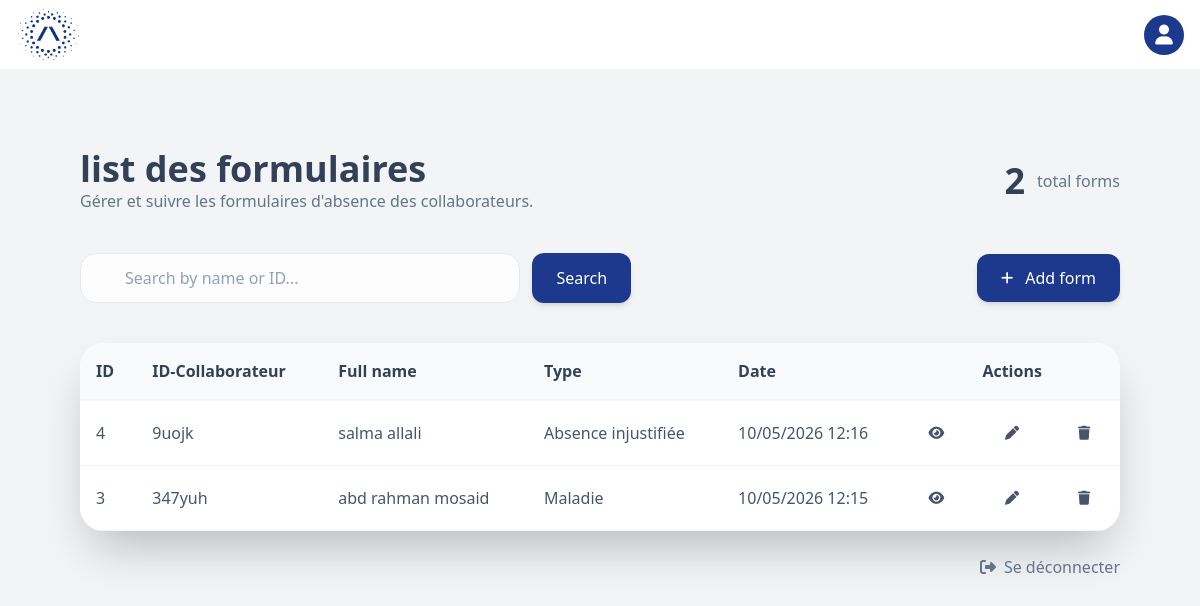
Page /org/manager/home/ (signed in) on the earlier database version.
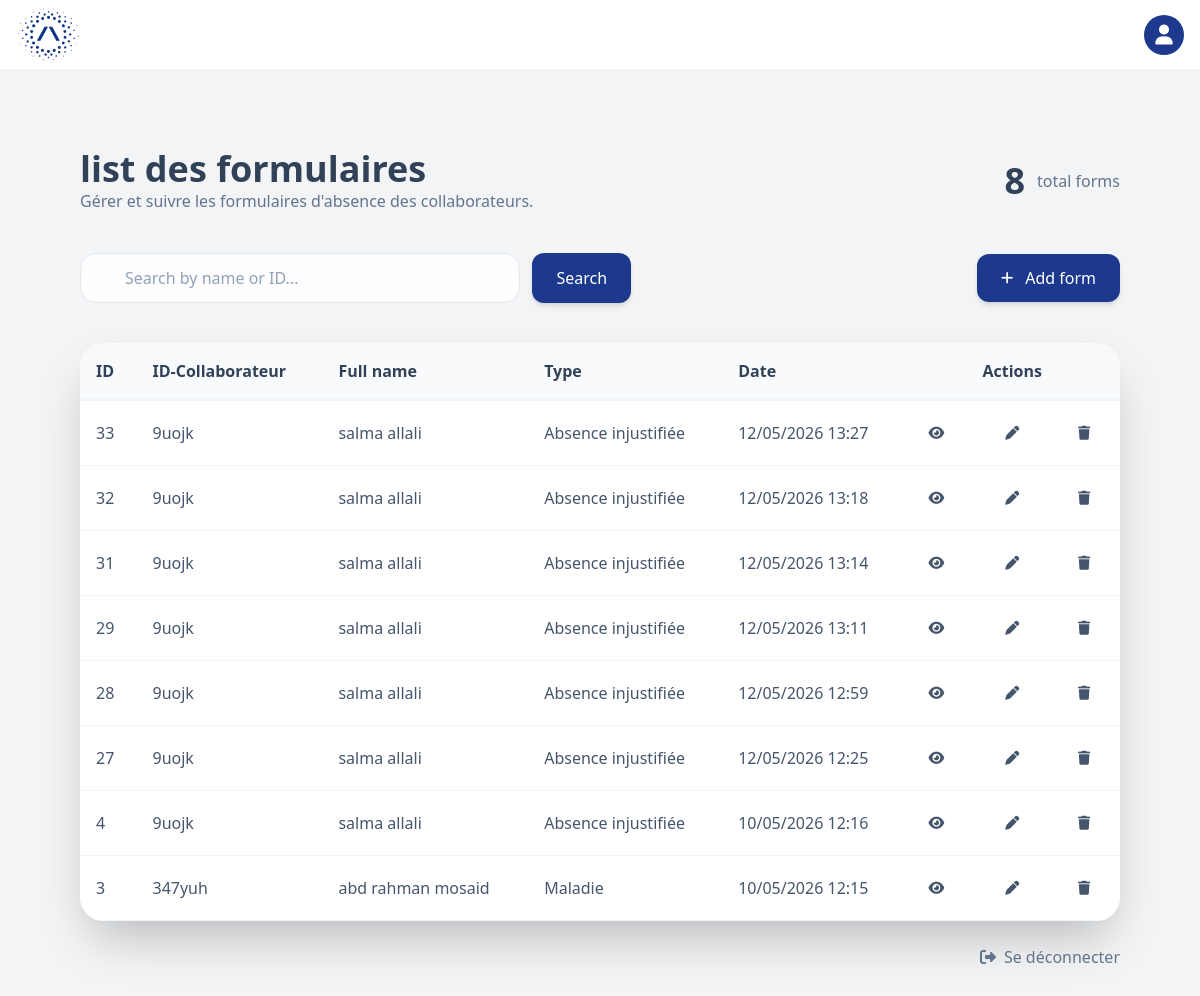
Same page on the later database version.
### organization/models.py (models this page shows, shortened)
class RepriseForm(models.Model):
    collaborateur = models.ForeignKey(Collaborateur, on_delete=models.CASCADE)
    created_by=models.ForeignKey(settings.AUTH_USER_MODEL,on_delete=models.SET_NULL,null=True)
    date_absence_debut = models.DateField()
    date_absence_fin=models.DateField()
    ABSENCE_TYPES = [
        ('Maladie', 'Maladie'),
        ('Absence injustifiée', 'Absence injustifiée'),
    ]
    type_absence=models.CharField(max_length=50,choices=ABSENCE_TYPES)
    reason = models.TextField()
    is_repetitive=models.BooleanField(default=False)
    FREQUENCY_CHOICES = [
        ('2eme absence', '2eme absence'),
        ('3eme absence', '3eme absence'),
        ('4eme absence', '4eme absence'),
        ('plus de 4 fois', 'plus de 4 fois'),
    ]
    frequency=models.CharField(max_length=30,choices=FREQUENCY_CHOICES,null=True,blank=True)
    cons_reorganization = models.BooleanField("Réorganisation de l'équipe",default=False)
    cons_recruitment = models.BooleanField("Recrutement",default=False)
    cons_departure = models.BooleanField("Départ de collaborateurs",default=False)
    cons_other = models.BooleanField("Autres (à préciser)",default=False)
    cons_other_details=models.TextField(null=True,blank=True)
    action_adjustment = models.BooleanField("Aménagement du temps de travail",default=False)
    action_training = models.BooleanField("Formation et tutorat",default=False)
    action_reassignment = models.BooleanField("Réaffectation à un autre poste",default=False)
    action_deskilling = models.BooleanField("Déshabilitation ses nouvelles opérations",default=False)
    new_missions = models.TextField(null=True, blank=True)
    medical_visit_required = models.BooleanField("Envoit pour une visite médicale de reprise",default=False)
    direct_return = models.BooleanField("Reprise de poste directement",default=False)
    created_at = models.DateTimeField(auto_now_add=True)

class Collaborateur(models.Model):
    first_name=models.CharField(max_length=50)
    family_name=models.CharField(max_length=50)
    corporate_id = models.CharField(max_length=50, unique=True) # Constant unique identifier
    matricule = models.CharField(max_length=50)
    poste = models.ForeignKey(Poste, on_delete=models.CASCADE)

### organization/views.py (the view, shortened to what this page needs)
# urls.py: path('manager/home/',manager_home,name='manager_dashboard'),
@login_required
def manager_home(request):
    if request.user.role != 'NPLUS1':
        return redirect('forbidden')
    my_forms = RepriseForm.objects.filter(
        created_by__corporate_id=request.user.corporate_id
    ).select_related(
        'collaborateur__poste__uep__manager',
        'collaborateur__poste__uep__dpt__hrbp'
    ).annotate(
        full_name=Concat(
            'collaborateur__first_name',Value(' '),'collaborateur__family_name'
        )
    )
    search= request.GET.get('search')
    my_forms=my_forms.order_by('-created_at')
    context = {
        'my_forms': my_forms,
        'total_forms': my_forms.count(),
        'maladie_count': my_forms.filter(type_absence='MALADIE').count(),
    }
    return render(request, 'organization/manager/home.html', context)

### organization/templates/organization/manager/home.html (shortened to what this page needs)
{% extends 'organization/base.html' %}
{% block content %}
<div class="h-screen flex flex-col p-10 md:p-20 overflow-hidden">
    <div class="flex justify-between">
        <div>
        <h3 class="text-2xl text-slate-700 font-bold md:text-4xl">list des formulaires</h3>
        <p class=" text-slate-500">Gérer et suivre les formulaires d'absence des collaborateurs. </p>
        </div>
        <div class="flex flex-col justify-center items-center md:flex-row md:gap-3 ">
            <h3 class="text-2xl text-slate-700 font-bold md:text-4xl">{{my_forms|length}}</h3>
            <p class=" text-slate-500 ">total forms</p>
        </div>
    </div>
<div class="flex flex-col md:items-center md:flex-row md:justify-between gap-4 mt-10 mb-10">
    <form method="get" class="w-full flex flex-row gap-3">
        <input
            type="text"
            name="search"
            placeholder="Search by name or ID..."
            class="w-full md:w-1/2 pl-11 pr-4 py-3 bg-white/80 backdrop-blur-sm border border-slate-200 rounded-2xl
                focus:outline-none focus:ring-2 focus:ring-indigo-500/20 focus:border-indigo-500
                transition-all duration-300 text-slate-700 placeholder:text-slate-400"
        >
        <button
        type="submit"
        class="text-white bg-blue-900 hover:bg-blue-950 px-6 py-3 rounded-xl
               transition-all duration-300 shadow-md hover:shadow-xl">
        Search
    </button>
    </form>
    <a href="{% url 'add_form' %}"
        class=" flex justify-center items-center gap-3 shrink-0 w-full md:w-auto text-white bg-blue-900 hover:bg-blue-950 px-6 py-3 rounded-xl
               transition-all duration-300 shadow-md hover:shadow-xl transform hover:scale-[1.01]"
    >
        <i class="fa-solid fa-plus text-sm"></i>
        Add form
    </a>
</div>
   <div class="bg-white rounded-3xl shadow-2xl overflow-hidden flex flex-col flex-1 min-h-0">
    <div class="overflow-x-auto overflow-y-auto w-full flex-1">
        <table class="w-full min-w-full border-separate border-spacing-0">
            <thead class="sticky top-0 z-10 bg-slate-50">
                <tr class="text-slate-700">
                    <th class="p-4 text-left font-semibold border-b-2 border-slate-100">ID</th>
                    <th class="p-4 text-left font-semibold border-b-2 border-slate-100">ID-Collaborateur</th>
                    <th class="p-4 text-left font-semibold border-b-2 border-slate-100">Full name</th>
                    <th class="p-4 text-left font-semibold border-b-2 border-slate-100">Type</th>
                    <th class="p-4 text-left font-semibold border-b-2 border-slate-100">Date</th>
                    <th class="p-4 text-center font-semibold border-b-2 border-slate-100" colspan="3">Actions</th>
                </tr>
            </thead>
            <tbody class="bg-white">
                {% for form in my_forms %}
                <tr class="text-slate-600 border-b border-slate-100 hover:bg-slate-50/50 transition-colors">
                    <td class="p-4 border-b border-slate-100">{{ form.id }}</td>
                    <td class="p-4 border-b border-slate-100">{{ form.collaborateur.corporate_id }}</td>
                    <td class="p-4 border-b border-slate-100">
                        {{ form.collaborateur.first_name }} {{ form.collaborateur.family_name }}
                    </td>
                    <td class="p-4 border-b border-slate-100">{{ form.type_absence }}</td>
                    <td class="p-4 border-b border-slate-100">{{ form.created_at|date:"d/m/Y H:i" }}</td>
                 <td class="p-4 text-center border-b border-slate-100">
                    <a href="{% url 'form_detail' form.id %}">
                        <div class="flex justify-center items-center w-8 h-8 rounded-lg bg-slate-200 hover:bg-blue-900
                                    hover:text-white  transition-all duration-300
                                    hover:shadow-lg hover:scale-110">
                            <i class="fa-solid fa-eye text-sm"></i>
                        </div>
                    </a>
                </td>
                <td class="p-4 text-center border-b border-slate-100">
                    <button >
                        <div class="flex justify-center items-center w-8 h-8 rounded-lg bg-slate-200 hover:bg-amber-500
                                    hover:text-white  transition-all duration-300
                                      hover:shadow-lg hover:scale-110">
                            <i class="fa-solid fa-pen text-sm"></i>
                        </div>
                    </button>
                </td>
                <td class="p-4 text-center border-b border-slate-100">
                    <form action="{% url 'delete_form' form.id %}" method="post" onsubmit="return confirm('Êtes-vous sûr de vouloir supprimer ce formulaire ?');" class="m-0">
                        <button type="submit">
                            <div class="flex justify-center items-center w-8 h-8 rounded-lg bg-slate-200 hover:bg-red-700
                                        hover:text-white  transition-all duration-300
                                        hover:shadow-lg hover:scale-110">
                                <i class="fa-solid fa-trash text-sm"></i>
                            </div>
                        </button>
                    </form>
                </td>
                </tr>
                {% endfor %}
            </tbody>
        </table>
    </div>
</div>
 <div class="mt-6 flex justify-end">
    <form action="{% url 'logout' %}" method="post">
        <button type="submit" class="text-slate-500 hover:text-red-600 transition-colors flex items-center gap-2">
            <i class="fa-solid fa-right-from-bracket"></i>
            Se déconnecter
        </button>
    </form>
 </div>
</div>
{% endblock %}

### organization/templates/organization/base.html (shortened to what this page needs)
<!DOCTYPE html>
<html lang="en">
<head>
    {% load static %}
    <link rel="stylesheet" href="{% static 'dist/style.css' %}">
    <link rel="stylesheet" href="https://cdnjs.cloudflare.com/ajax/libs/font-awesome/6.5.0/css/all.min.css">
</head>
<body class="bg-gray-100 ">
    <nav class="bg-white flex items-center justify-between px-4 py-2">
        <img class="w-16" src="{% static 'images/logo2.png' %}" alt="">
        <div class="bg-blue-900 rounded-full p-2 w-10 h-10 flex items-center justify-center cursor-pointer">
        <i class="fa-solid fa-user text-xl text-white"></i>
        </div>
    </nav>
{% block content %}
{% endblock %}
</body>
</html>

Differences in the rows shown:
added RepriseForm: id "33", collaborateur.corporate_id "9uojk", collaborateur.first_name "salma", collaborateur.family_name "allali", type_absence "Absence injustifiée", created_at "12/05/2026 13:27"
added RepriseForm: id "32", collaborateur.corporate_id "9uojk", collaborateur.first_name "salma", collaborateur.family_name "allali", type_absence "Absence injustifiée", created_at "12/05/2026 13:18"
added RepriseForm: id "31", collaborateur.corporate_id "9uojk", collaborateur.first_name "salma", collaborateur.family_name "allali", type_absence "Absence injustifiée", created_at "12/05/2026 13:14"
added RepriseForm: id "29", collaborateur.corporate_id "9uojk", collaborateur.first_name "salma", collaborateur.family_name "allali", type_absence "Absence injustifiée", created_at "12/05/2026 13:11"
added RepriseForm: id "28", collaborateur.corporate_id "9uojk", collaborateur.first_name "salma", collaborateur.family_name "allali", type_absence "Absence injustifiée", created_at "12/05/2026 12:59"
added RepriseForm: id "27", collaborateur.corporate_id "9uojk", collaborateur.first_name "salma", collaborateur.family_name "allali", type_absence "Absence injustifiée", created_at "12/05/2026 12:25"
Other differences:
{{ my_forms|length }}: "2" → "8"
